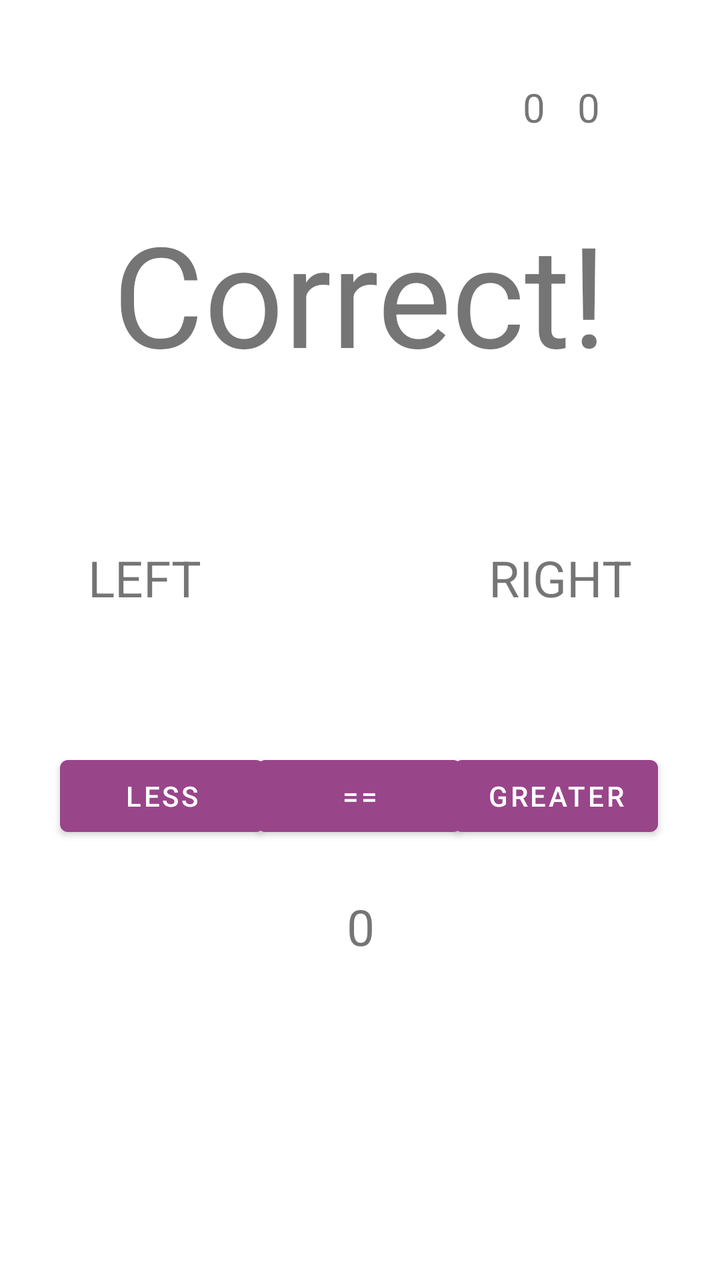
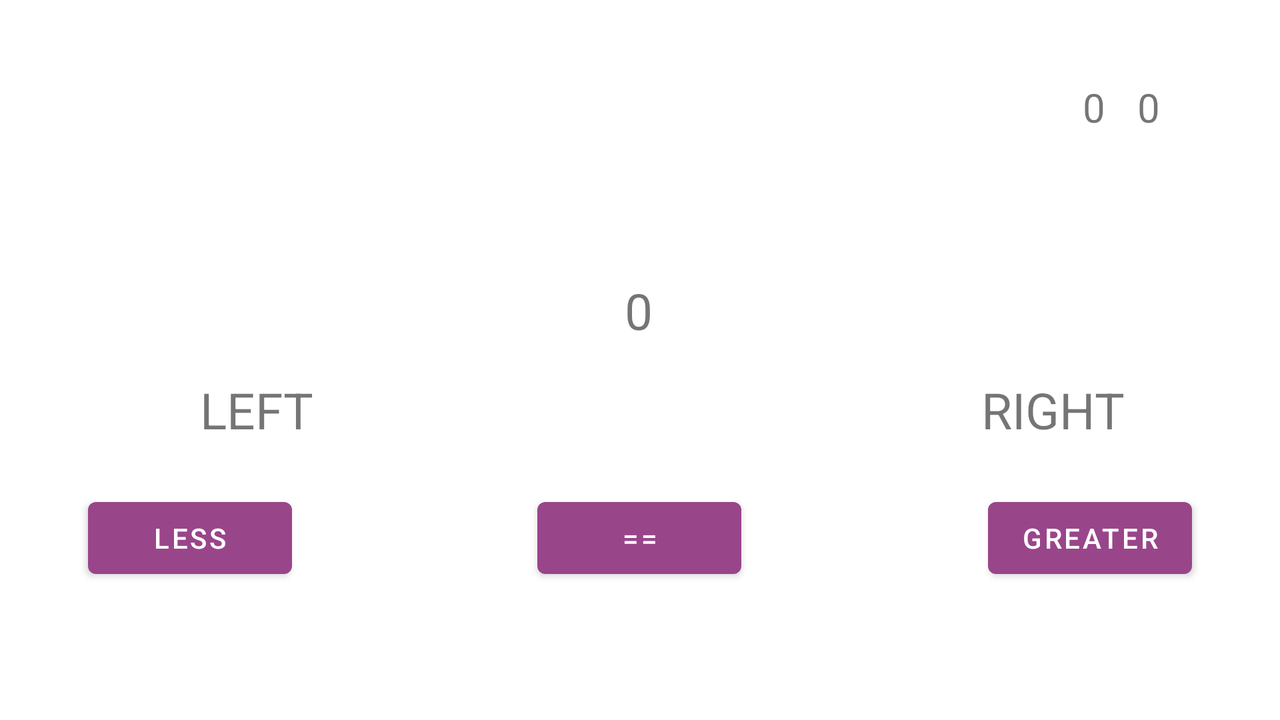

First picture: res/layout/ on a phone held upright. Second picture: the repository's own variant of that layout, on a device whose configuration matches the variant's folder. Source for both follows.
<!-- AndroidManifest.xml: application theme Theme.ArithmeticOperationsGame -->
<!-- res/layout/activity_game.xml -->
<?xml version="1.0" encoding="utf-8"?>
<androidx.constraintlayout.widget.ConstraintLayout xmlns:android="http://schemas.android.com/apk/res/android"
    xmlns:app="http://schemas.android.com/apk/res-auto"
    xmlns:tools="http://schemas.android.com/tools"
    android:layout_width="match_parent"
    android:layout_height="match_parent">

    <TextView
        android:id="@+id/right_math_expression_text"
        android:layout_width="wrap_content"
        android:layout_height="wrap_content"
        android:layout_marginStart="143dp"
        android:layout_marginTop="272dp"
        android:layout_marginEnd="44dp"
        android:text="@string/right_math_expression"
        android:textSize="25sp"
        app:layout_constraintEnd_toEndOf="parent"
        app:layout_constraintHorizontal_bias="1.0"
        app:layout_constraintStart_toEndOf="@+id/left_math_expression_text"
        app:layout_constraintTop_toTopOf="parent" />

    <TextView
        android:id="@+id/left_math_expression_text"
        android:layout_width="wrap_content"
        android:layout_height="wrap_content"
        android:layout_marginStart="44dp"
        android:layout_marginTop="272dp"
        android:text="@string/left_math_expression"
        android:textSize="25sp"
        app:layout_constraintStart_toStartOf="parent"
        app:layout_constraintTop_toTopOf="parent" />

    <Button
        android:id="@+id/equals_button"
        android:layout_width="102dp"
        android:layout_height="wrap_content"
        android:layout_marginStart="22dp"
        android:layout_marginEnd="22dp"
        android:text="@string/equals_button"
        app:layout_constraintBottom_toBottomOf="parent"
        app:layout_constraintEnd_toStartOf="@+id/greater_than_button"
        app:layout_constraintStart_toEndOf="@+id/less_than_button"
        app:layout_constraintTop_toTopOf="parent"
        app:layout_constraintVertical_bias="0.632" />

    <Button
        android:id="@+id/less_than_button"
        android:layout_width="102dp"
        android:layout_height="wrap_content"
        android:layout_marginStart="30dp"
        android:text="@string/less_than_button"
        app:layout_constraintBottom_toBottomOf="parent"
        app:layout_constraintStart_toStartOf="parent"
        app:layout_constraintTop_toTopOf="parent"
        app:layout_constraintVertical_bias="0.632" />

    <Button
        android:id="@+id/greater_than_button"
        android:layout_width="102dp"
        android:layout_height="wrap_content"
        android:layout_marginEnd="31dp"
        android:text="@string/greater_than_button"
        app:layout_constraintBottom_toBottomOf="parent"
        app:layout_constraintEnd_toEndOf="parent"
        app:layout_constraintTop_toTopOf="parent"
        app:layout_constraintVertical_bias="0.632" />

    <TextView
        android:id="@+id/result_text"
        android:layout_width="wrap_content"
        android:layout_height="wrap_content"
        android:layout_marginStart="177dp"
        android:layout_marginTop="100dp"
        android:layout_marginEnd="177dp"
        android:layout_marginBottom="284dp"
        android:text="@string/result_text"
        android:textSize="70sp"
        app:layout_constraintBottom_toBottomOf="parent"
        app:layout_constraintEnd_toEndOf="parent"
        app:layout_constraintStart_toStartOf="parent"
        app:layout_constraintTop_toTopOf="parent"
        app:layout_constraintVertical_bias="0.0" />

    <TextView
        android:id="@+id/timer_text"
        android:layout_width="wrap_content"
        android:layout_height="wrap_content"
        android:layout_marginStart="177dp"
        android:layout_marginEnd="177dp"
        android:layout_marginBottom="160dp"
        android:text="0"
        android:textSize="25sp"
        app:layout_constraintBottom_toBottomOf="parent"
        app:layout_constraintEnd_toEndOf="parent"
        app:layout_constraintHorizontal_bias="0.488"
        app:layout_constraintStart_toStartOf="parent" />

    <TextView
        android:id="@+id/total_text"
        android:layout_width="wrap_content"
        android:layout_height="wrap_content"
        android:layout_marginTop="40dp"
        android:layout_marginEnd="60dp"
        android:text="0"
        android:textSize="20sp"
        app:layout_constraintEnd_toEndOf="parent"
        app:layout_constraintTop_toTopOf="parent" />

    <TextView
        android:id="@+id/right_text"
        android:layout_width="wrap_content"
        android:layout_height="wrap_content"
        android:layout_marginTop="40dp"
        android:layout_marginEnd="16dp"
        android:text="0"
        android:textSize="20sp"
        app:layout_constraintEnd_toStartOf="@+id/total_text"
        app:layout_constraintTop_toTopOf="parent" />

    <TextView
        android:id="@+id/wrong_text_large_number"
        android:layout_width="wrap_content"
        android:layout_height="wrap_content"
        android:layout_marginStart="26dp"
        android:layout_marginEnd="84dp"
        android:layout_marginBottom="108dp"
        android:text="0"
        android:textSize="50sp"
        android:visibility="invisible"
        app:layout_constraintBottom_toTopOf="@+id/equals_button"
        app:layout_constraintEnd_toStartOf="@+id/right_text_large_number"
        app:layout_constraintHorizontal_bias="0.99"
        app:layout_constraintStart_toStartOf="parent" />

    <TextView
        android:id="@+id/right_text_large_number"
        android:layout_width="wrap_content"
        android:layout_height="wrap_content"
        android:layout_marginEnd="144dp"
        android:layout_marginBottom="108dp"
        android:text="0"
        android:textSize="50sp"
        android:visibility="invisible"
        app:layout_constraintBottom_toTopOf="@+id/equals_button"
        app:layout_constraintEnd_toEndOf="parent" />

    <TextView
        android:id="@+id/wrong_text_large_string"
        android:layout_width="wrap_content"
        android:layout_height="wrap_content"
        android:layout_marginStart="120dp"
        android:layout_marginBottom="75dp"
        android:text="Wrong"
        android:visibility="invisible"
        app:layout_constraintBottom_toTopOf="@+id/equals_button"
        app:layout_constraintStart_toStartOf="parent" />

    <TextView
        android:id="@+id/right_text_large_string"
        android:layout_width="wrap_content"
        android:layout_height="wrap_content"
        android:layout_marginStart="76dp"
        android:layout_marginEnd="142dp"
        android:layout_marginBottom="75dp"
        android:text="Right"
        android:visibility="invisible"
        app:layout_constraintBottom_toTopOf="@+id/equals_button"
        app:layout_constraintEnd_toEndOf="parent"
        app:layout_constraintStart_toEndOf="@+id/wrong_text_large_string" />

    <Button
        android:id="@+id/back_button"
        android:layout_width="wrap_content"
        android:layout_height="wrap_content"
        android:layout_marginStart="16dp"
        android:layout_marginEnd="307dp"
        android:layout_marginBottom="16dp"
        android:visibility="invisible"
        android:text="BACK"
        app:layout_constraintBottom_toBottomOf="parent"
        app:layout_constraintEnd_toEndOf="parent"
        app:layout_constraintStart_toStartOf="parent" />

</androidx.constraintlayout.widget.ConstraintLayout>
<!-- resources referenced by this layout -->
<resources>
  <string name="equals_button">==</string>
  <string name="greater_than_button">Greater</string>
  <string name="left_math_expression">LEFT</string>
  <string name="less_than_button">Less</string>
  <string name="result_text">Correct!</string>
  <string name="right_math_expression">RIGHT</string>
  <style name="Theme.ArithmeticOperationsGame" parent="Theme.MaterialComponents.DayNight.DarkActionBar">
          
          <item name="colorPrimary">@color/pink</item>
          <item name="colorPrimaryVariant">@color/pink_darker</item>
          <item name="colorOnPrimary">@color/white</item>
          
          <item name="colorSecondary">@color/teal_200</item>
          <item name="colorSecondaryVariant">@color/teal_700</item>
          <item name="colorOnSecondary">@color/black</item>
          
          <item name="android:statusBarColor" tools:targetApi="l">?attr/colorPrimaryVariant</item>
          
      </style>
  <color name="pink">#99458A</color>
  <color name="pink_darker">#5c2953</color>
  <color name="white">#FFFFFFFF</color>
  <color name="teal_200">#FF03DAC5</color>
  <color name="teal_700">#FF018786</color>
  <color name="black">#FF000000</color>
</resources>
<!-- res/layout-land/activity_game.xml (the repository's variant of the layout above) -->
<!-- drawn on the phone turned sideways -->
<?xml version="1.0" encoding="utf-8"?>
<androidx.constraintlayout.widget.ConstraintLayout xmlns:android="http://schemas.android.com/apk/res/android"
    xmlns:app="http://schemas.android.com/apk/res-auto"
    xmlns:tools="http://schemas.android.com/tools"
    android:layout_width="match_parent"
    android:layout_height="match_parent">

    <Button
        android:id="@+id/back_button"
        android:layout_width="wrap_content"
        android:layout_height="wrap_content"
        android:layout_marginStart="16dp"
        android:layout_marginTop="16dp"
        android:visibility="invisible"
        android:text="BACK"
        app:layout_constraintStart_toStartOf="parent"
        app:layout_constraintTop_toTopOf="parent" />

    <TextView
        android:id="@+id/wrong_text_large_number"
        android:layout_width="wrap_content"
        android:layout_height="wrap_content"
        android:layout_marginStart="109dp"
        android:layout_marginEnd="64dp"
        android:layout_marginBottom="19dp"
        android:text="0"
        android:textSize="50sp"
        android:visibility="invisible"
        app:layout_constraintBottom_toTopOf="@+id/wrong_text_large_string"
        app:layout_constraintEnd_toStartOf="@+id/timer_text"
        app:layout_constraintStart_toEndOf="@+id/left_math_expression_text" />

    <TextView
        android:id="@+id/right_text_large_string"
        android:layout_width="wrap_content"
        android:layout_height="wrap_content"
        android:layout_marginEnd="271dp"
        android:layout_marginBottom="135dp"
        android:text="Right"
        android:visibility="invisible"
        app:layout_constraintBottom_toBottomOf="parent"
        app:layout_constraintEnd_toEndOf="parent" />

    <TextView
        android:id="@+id/wrong_text_large_string"
        android:layout_width="wrap_content"
        android:layout_height="wrap_content"
        android:layout_marginStart="260dp"
        android:layout_marginBottom="135dp"
        android:text="Wrong"
        android:visibility="invisible"
        app:layout_constraintBottom_toBottomOf="parent"
        app:layout_constraintStart_toStartOf="parent" />

    <TextView
        android:id="@+id/right_text_large_number"
        android:layout_width="wrap_content"
        android:layout_height="wrap_content"
        android:layout_marginStart="55dp"
        android:layout_marginTop="31dp"
        android:layout_marginEnd="112dp"
        android:layout_marginBottom="19dp"
        android:text="0"
        android:textSize="50sp"
        android:visibility="invisible"
        app:layout_constraintBottom_toTopOf="@+id/right_text_large_string"
        app:layout_constraintEnd_toStartOf="@+id/right_math_expression_text"
        app:layout_constraintStart_toEndOf="@+id/timer_text"
        app:layout_constraintTop_toBottomOf="@+id/result_text" />

    <TextView
        android:id="@+id/right_math_expression_text"
        android:layout_width="wrap_content"
        android:layout_height="wrap_content"
        android:layout_marginStart="143dp"
        android:layout_marginTop="188dp"
        android:layout_marginEnd="44dp"
        android:text="@string/right_math_expression"
        android:textSize="25sp"
        app:layout_constraintEnd_toEndOf="parent"
        app:layout_constraintHorizontal_bias="0.85"
        app:layout_constraintStart_toEndOf="@+id/left_math_expression_text"
        app:layout_constraintTop_toTopOf="parent" />

    <TextView
        android:id="@+id/left_math_expression_text"
        android:layout_width="wrap_content"
        android:layout_height="wrap_content"
        android:layout_marginStart="100dp"
        android:layout_marginTop="188dp"
        android:text="@string/left_math_expression"
        android:textSize="25sp"
        app:layout_constraintStart_toStartOf="parent"
        app:layout_constraintTop_toTopOf="parent" />

    <Button
        android:id="@+id/equals_button"
        android:layout_width="102dp"
        android:layout_height="wrap_content"
        android:layout_marginStart="22dp"
        android:layout_marginEnd="22dp"
        android:text="@string/equals_button"
        app:layout_constraintBottom_toBottomOf="parent"
        app:layout_constraintEnd_toStartOf="@+id/greater_than_button"
        app:layout_constraintHorizontal_bias="0.498"
        app:layout_constraintStart_toEndOf="@+id/less_than_button"
        app:layout_constraintTop_toTopOf="parent"
        app:layout_constraintVertical_bias="0.785" />

    <Button
        android:id="@+id/less_than_button"
        android:layout_width="102dp"
        android:layout_height="wrap_content"
        android:layout_marginStart="44dp"
        android:text="@string/less_than_button"
        app:layout_constraintBottom_toBottomOf="parent"
        app:layout_constraintStart_toStartOf="parent"
        app:layout_constraintTop_toTopOf="parent"
        app:layout_constraintVertical_bias="0.785" />

    <Button
        android:id="@+id/greater_than_button"
        android:layout_width="102dp"
        android:layout_height="wrap_content"
        android:layout_marginEnd="44dp"
        android:text="@string/greater_than_button"
        app:layout_constraintBottom_toBottomOf="parent"
        app:layout_constraintEnd_toEndOf="parent"
        app:layout_constraintTop_toTopOf="parent"
        app:layout_constraintVertical_bias="0.785" />

    <TextView
        android:id="@+id/result_text"
        android:layout_width="wrap_content"
        android:layout_height="wrap_content"
        android:layout_marginStart="177dp"
        android:layout_marginTop="100dp"
        android:layout_marginEnd="177dp"
        android:layout_marginBottom="284dp"
        android:text="@string/result_text"
        android:textSize="70sp"
        app:layout_constraintBottom_toBottomOf="parent"
        app:layout_constraintEnd_toEndOf="parent"
        app:layout_constraintStart_toStartOf="parent"
        app:layout_constraintTop_toTopOf="parent"
        app:layout_constraintVertical_bias="0.803" />

    <TextView
        android:id="@+id/timer_text"
        android:layout_width="wrap_content"
        android:layout_height="wrap_content"
        android:layout_marginStart="177dp"
        android:layout_marginEnd="177dp"
        android:layout_marginBottom="188dp"
        android:text="0"
        android:textSize="25sp"
        app:layout_constraintBottom_toBottomOf="parent"
        app:layout_constraintEnd_toEndOf="parent"
        app:layout_constraintHorizontal_bias="0.498"
        app:layout_constraintStart_toStartOf="parent" />

    <TextView
        android:id="@+id/total_text"
        android:layout_width="wrap_content"
        android:layout_height="wrap_content"
        android:layout_marginTop="40dp"
        android:layout_marginEnd="60dp"
        android:text="0"
        android:textSize="20sp"
        app:layout_constraintEnd_toEndOf="parent"
        app:layout_constraintTop_toTopOf="parent" />

    <TextView
        android:id="@+id/right_text"
        android:layout_width="wrap_content"
        android:layout_height="wrap_content"
        android:layout_marginTop="40dp"
        android:layout_marginEnd="16dp"
        android:text="0"
        android:textSize="20sp"
        app:layout_constraintEnd_toStartOf="@+id/total_text"
        app:layout_constraintTop_toTopOf="parent" />

</androidx.constraintlayout.widget.ConstraintLayout>
